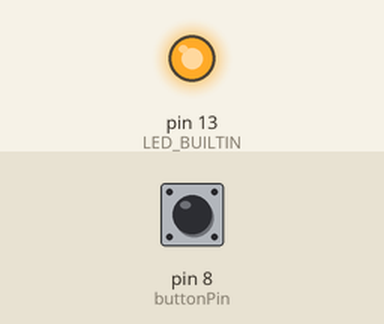
Simulated run of this sketch. Board: Arduino Uno, built with avr-gcc and run on an emulated ATmega328P. On the bench: output pins drawn as LEDs (lit = HIGH). The test bench sets the inputs (shaded band); at power-on: pin 8 (buttonPin) HIGH.

Above: at 1.2 s.
1.3 s: pin 8 (buttonPin) pulled LOW for 0.15 s
At 1.37 s:
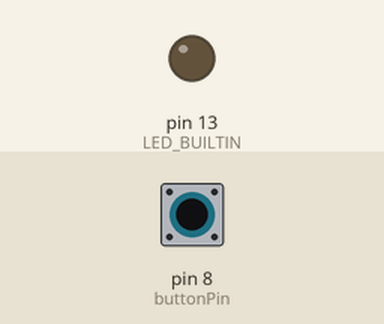
2.9 s: pin 8 (buttonPin) pulled LOW for 3.2 s
At 6.8 s:
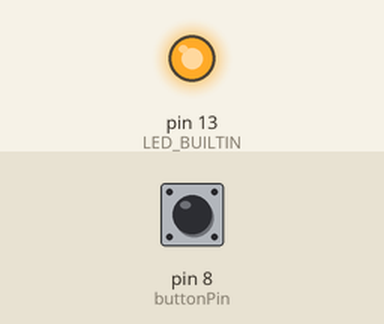
Timing chart, 0 to 8.3 s (numbered marks = the images above; inputs shaded):
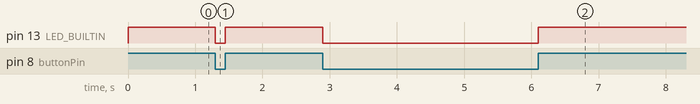

Measured:
- after the input at 1.3 s, pin 13 (LED_BUILTIN): HIGH → LOW at once, → HIGH 0.15 s later
- after the input at 2.9 s, pin 13 (LED_BUILTIN): HIGH → LOW at once, → HIGH 3.2 s later

The sketch:

sketch_button_led.ino
```cpp
//int ledPin = 13;
int buttonPin = 8;
int buttonState;

void setup() {
  pinMode(LED_BUILTIN, OUTPUT);
  pinMode(buttonPin, INPUT);
}

void loop() {
  buttonState = digitalRead(buttonPin);
  if (buttonState == LOW) {
    digitalWrite(LED_BUILTIN, LOW);
  } else {
    digitalWrite(LED_BUILTIN, HIGH);
  }
}
```
